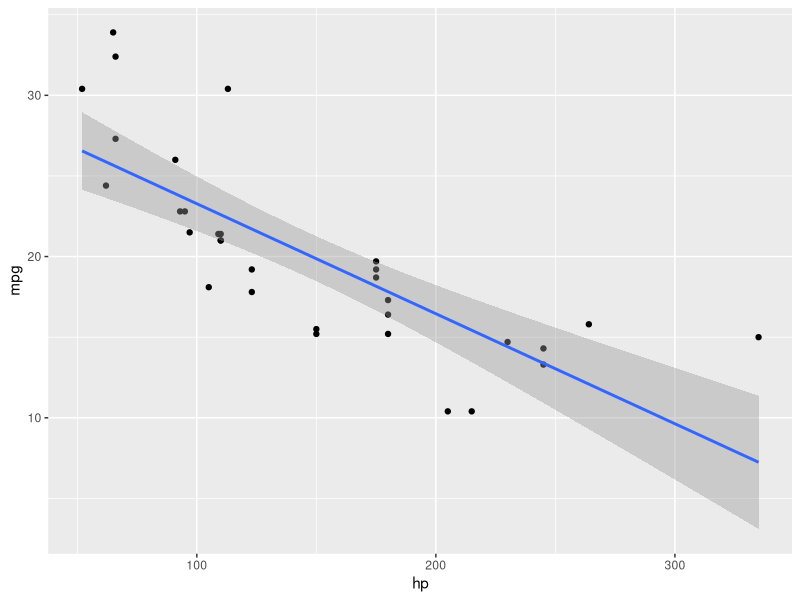
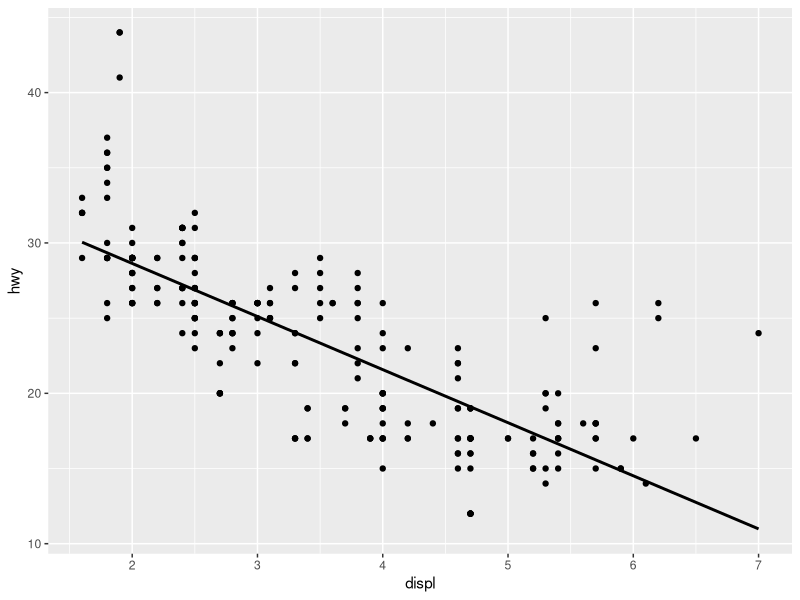
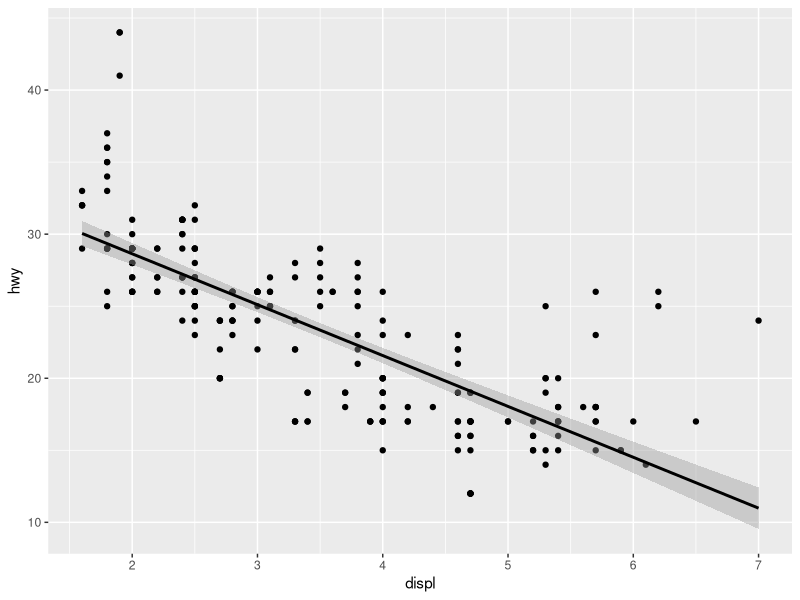
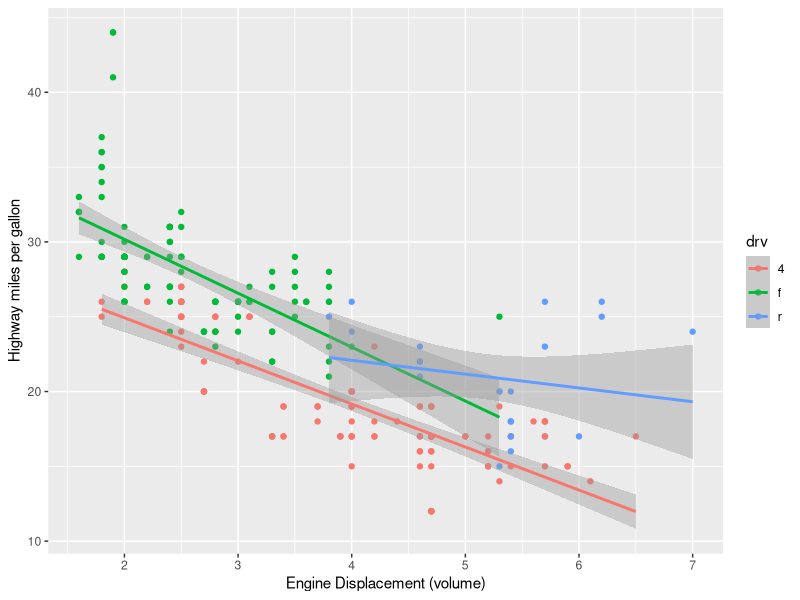

R code for these plots, in order: (Note: this script raises an error after producing the figures.)
library(ggplot2)
library(tidyverse)

mtcars


lm.fit=summary(lm(mpg~hp, mtcars))


glm.fit=summary(glm(mpg~hp, mtcars, family="gaussian"))

str(lm.fit)
str(glm.fit)

ggplot(mtcars, aes(x=hp, y=mpg)) +
  geom_point() +
  geom_smooth(method="lm")

#Linear Models + GLM

mpg

lm.fit=lm(hwy~displ, data=mpg)
summary(lm.fit)

glm.fit=glm(hwy~displ + drv, data=mpg, family="gaussian")
summary(glm.fit)

lm.fit=lm(hwy~displ + drv, data=mpg)
summary(lm.fit)
anova(lm.fit)
anova(glm.fit)

ggplot(data = mpg, mapping = aes(x = displ, y = hwy)) +
  geom_point() +
  geom_smooth(method="lm", aes(x = displ, y = hwy), se=F, color="black")

ggplot(data = mpg, mapping = aes(x = displ, y = hwy)) +
  geom_point() +
  geom_smooth(method="lm", aes(x = displ, y = hwy), se=T, color="black")

ggplot(data = mpg, mapping = aes(x = displ, y = hwy)) +
  geom_point(mapping = aes(color = drv)) +
  geom_smooth(method="lm", aes(x = displ, y = hwy, color=drv), se=T) +
  xlab("Engine Displacement (volume)") +
  ylab("Highway miles per gallon")


snails

prop.fit=glm(cbind(Deaths, N)~Temp+Rel.Hum, data=snails, family="binomial")
summary(prop.fit)

ggplot(snails) +
  geom_point(aes(x=Rel.Hum, Deaths/N, color=Temp))


msleep
newdat=msleep %>% mutate(rem_yn=is.na(sleep_rem)==F) %>% mutate(rel.brain=brainwt/bodywt)
table(newdat$order, newdat$rem_yn)


summary(glm(rem_yn~rel.brain, data=newdat))

ggplot(newdat, aes(x=log(brainwt/bodywt), y=rem_yn+0))+
  geom_point() +
  geom_smooth(method="glm", method.args = list(family = "binomial"))

diamonds$expensive=diamonds$price >= 10000
diamonds
table(diamonds$expensive)

glm.fit=glm(expensive~carat, data=diamonds)
summary(glm.fit)
ggplot(diamonds, aes(x=carat, y=expensive+0))+
  geom_point() +
  geom_smooth(method="glm", method.args = list(family = "binomial"))

